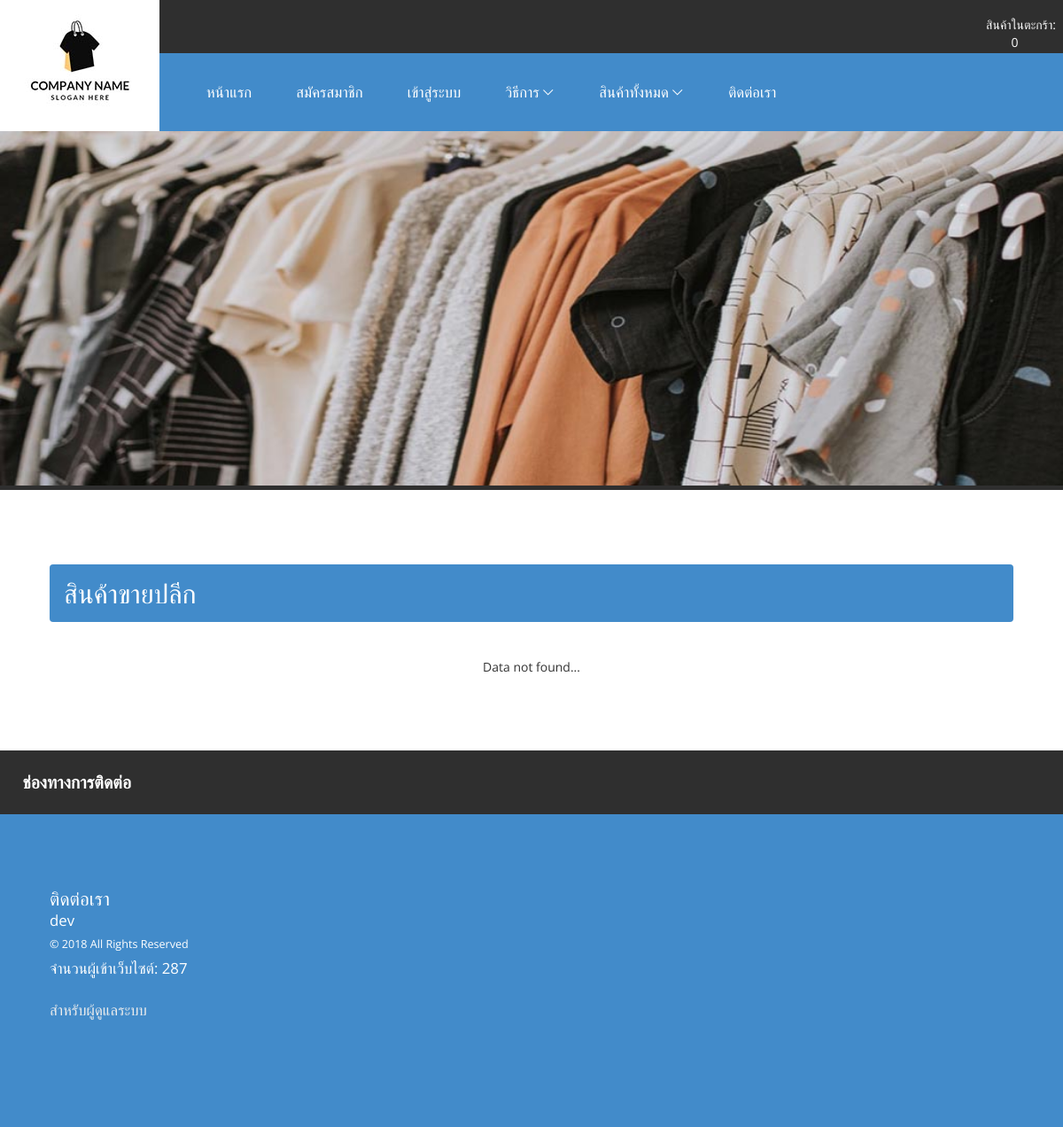
Page /all_product_retial.php on the earlier database version.
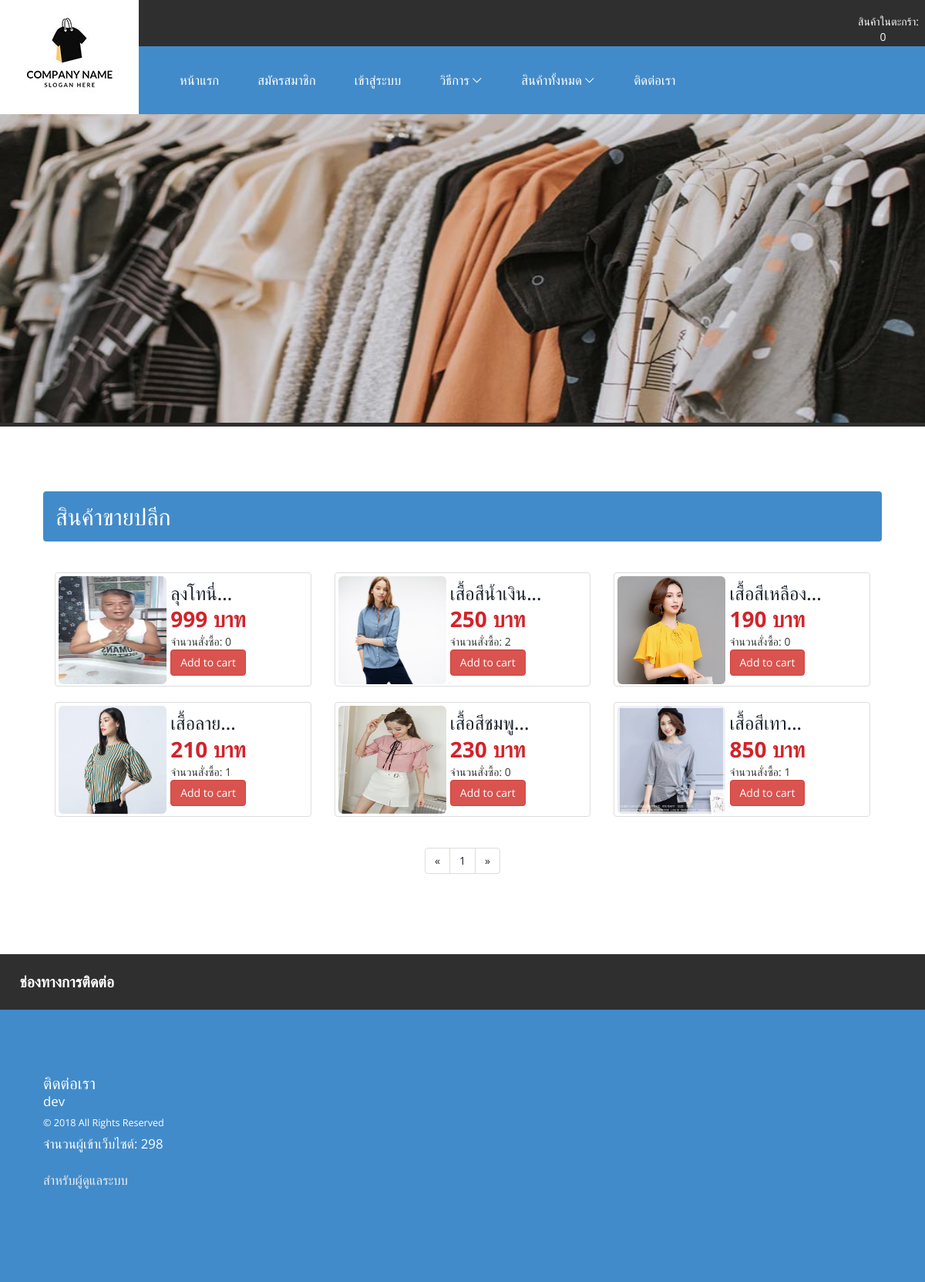
Same page on the later database version.
### tables this page shows
CREATE TABLE `product` (
  `Pro_ID` int(6) UNSIGNED ZEROFILL NOT NULL,
  `Pro_Img` varchar(20) NOT NULL,
  `Pro_Name` varchar(100) NOT NULL,
  `Pro_Detail` text NOT NULL,
  `Pro_Price` double(7,2) NOT NULL,
  `Pro_Amount` int(11) NOT NULL,
  `Pro_Buy` int(11) NOT NULL,
  `Pro_Promotion` int(2) NOT NULL COMMENT 'ถ้าเป็น 0 คือไม่อยู่ในโปรโมชั่น / 1 คือจัดโปรโมชั่น',
  `Pro_SaleType` int(2) NOT NULL COMMENT '0 = ขายปลีก , 1=ขายส่ง',
  `Pro_Date` date NOT NULL
);

### conn.php (called while the page is built, shortened)
<?php
$contact_web = "dev";
?>

### all_product_retial.php (the view, shortened to what this page needs)
<?php require_once "header.php";?>
	<div class="content-grids">
	<h2 class="alert">สินค้าขายปลีก</h2>
	<div class="col-md-12 content-grid">
		<div class="row">
 <?php
 $perpage = 12;
if (isset($_GET['page'])) {
 $page = $_GET['page'];
 } else {
 $page = 1;
 }
            $start = ($page - 1) * $perpage;
 $sql = $conn->query("select * from product where Pro_SaleType = '0' order by Pro_ID desc limit $start,$perpage");
 $sql2 = $conn->query("select * from product where Pro_SaleType = '0' order by Pro_ID desc");
$total_record = $sql2->num_rows;
$total_page = ceil($total_record / $perpage);
       while ($show = $sql->fetch_assoc()){
              ?>
  <div class="col-sm-6 col-md-4 grid-product-in">
    <div class="thumbnail">
      <a href="view_product.php?id=<?php echo $show['Pro_ID'];?>" class="lot"><img class="img-responsive " width="140px" height="140px" src="images/product/<?php echo $show['Pro_Img'];?>" alt=""></a>
      <div class="caption">
        <h3><a href="view_product.php?id=<?php echo $show['Pro_ID'];?>"><?php echo iconv_substr($show['Pro_Name'],0,20,'UTF-8').'...';?></a></h3>
                <label  class="add-to">
                <?php echo number_format($show['Pro_Price'],0);?> บาท
                </label>
                จำนวนสั่งซื้อ: <?php echo $show['Pro_Buy'];?>
        <p><button type="button" onclick="window.location='?data=cart&pro_id=<?php echo $show['Pro_ID'];?>'" class="btn btn-danger">Add to cart</button></p>
      </div>
    </div>
  </div>
	<?php }?>
  </div>
		</div>
		<div class="clearfix"> </div>
		<div align="center"><?php if($sql->num_rows==0){Chk_Row($sql);}else {?><nav>
 <ul class="pagination">
 <li>
 <a href="?page=1" aria-label="Previous">
 <span aria-hidden="true">&laquo;</span> </a> </li>
 <?php for($i=1;$i<=$total_page;$i++){ ?>
 <li><a href="?page=<?php echo $i; ?>"><?php echo $i; ?></a></li>
 <?php } ?>
 <li>
 <a href="?page=<?php echo $total_page;?>" aria-label="Next">
 <span aria-hidden="true">&raquo;</span> </a> </li>
 </ul>
 </nav><?php } ?></div>
	</div>
	</div>
<?php require_once "footer.php";?>
</body>
</html>

### function.php (shortened to what this page needs)
<?php
function Chk_Row ($sql){
if(mysqli_num_rows($sql)==0){
echo "<center>Data not found...</center>";
}
}
function Total_Cart (){
include "conn.php";
$sql = $conn->query("select * from cart where Mem_ID = '$_SESSION[ses_user_id]'")or die (mysqli_error());
echo $rows = $sql->num_rows;
}
?>

### footer.php (shortened to what this page needs)
<div class="footer">
	<div class="col-md-12 footer-left left-footer">
		<h4>ช่องทางการติดต่อ</h4>
		<div class="run-top top-run">
		<ul class="run-grid">
		<li><div class="letter">
			<h5>ติดต่อเรา</h5>
			<p><?php echo $contact_web;?></p>
			<p class="footer-class"> © 2018 <?php echo $title;?> All Rights Reserved </p>
               <?php $sql = $conn->query("select * from count_page");
			$row = $sql->num_rows;
			?>
               <p>จำนวนผู้เข้าเว็บไซต์: <?php echo $row;?></p>
               <br>
               <a href="admin/index.php" class="text-success" target="_blank">สำหรับผู้ดูแลระบบ</a>
		</div></li>
		</ul>
		<div class="clearfix"> </div>
		</div>
	</div>
</div>

Differences in the rows shown:
added product: Pro_Img (picture), Pro_Name "ลุงโทนี่", Pro_Price "999", Pro_Buy "0"
now on this page (row edited): product: Pro_Img (picture), Pro_Name "เสื้อสีน้ำเงิน", Pro_Price "250", Pro_Buy "2"
now on this page (row edited): product: Pro_Img (picture), Pro_Name "เสื้อสีเหลือง", Pro_Price "190", Pro_Buy "0"
now on this page (row edited): product: Pro_Img (picture), Pro_Name "เสื้อลาย", Pro_Price "210", Pro_Buy "1"
now on this page (row edited): product: Pro_Img (picture), Pro_Name "เสื้อสีชมพู", Pro_Price "230", Pro_Buy "0"
now on this page (row edited): product: Pro_Img (picture), Pro_Name "เสื้อสีเทา", Pro_Price "850", Pro_Buy "1"
Other differences:
$row: "287" → "298"
text no longer shown: "Data not found..."
new list line: "1"
